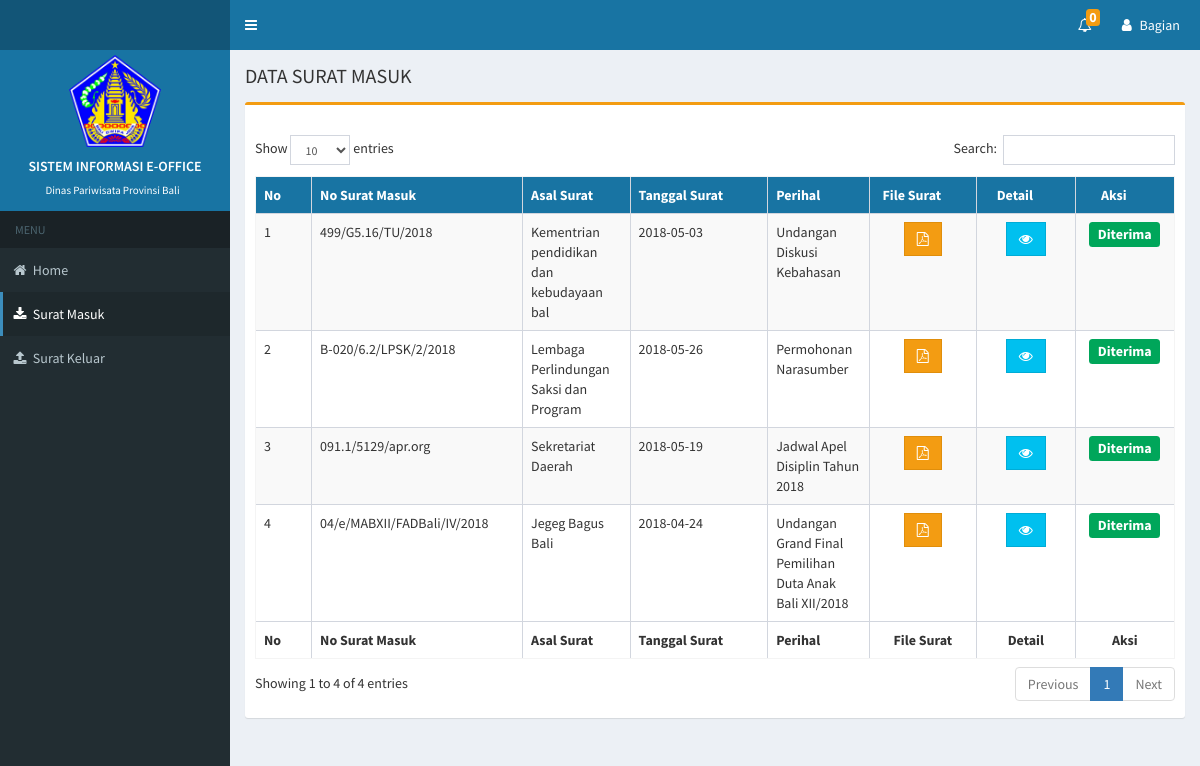
Screenshot of /SDP/surat-masuk.php (signed in) with the database file from the repository.
### tables this page shows
CREATE TABLE `tb_disposisi` (
  `No_urut_disposisi` int(11) NOT NULL,
  `Kode_surat` varchar(5) NOT NULL,
  `Tanggal_penyelesaian_disposisi` date NOT NULL,
  `Nomor_surat_masuk` varchar(40) NOT NULL,
  `Tanggal_surat` date NOT NULL,
  `Asal_surat` varchar(40) NOT NULL,
  `Kode_bagian` varchar(5) NOT NULL,
  `Disposisi` varchar(30) NOT NULL,
  `Perihal` varchar(40) NOT NULL,
  `Catatan` varchar(100) NOT NULL,
  `Status_disposisi` varchar(40) NOT NULL,
  `No` int(11) NOT NULL,
  `No_urut_sekretaris` int(11) NOT NULL,
  `No_urut_kadis` int(11) NOT NULL,
  `No_urut_bidang` int(11) NOT NULL
);

CREATE TABLE `tb_suratmasuk` (
  `Nomor_surat_masuk` varchar(40) NOT NULL,
  `No_urut_surat` int(11) NOT NULL,
  `Tanggal_input` datetime NOT NULL,
  `Asal_surat` varchar(40) NOT NULL,
  `Tanggal_surat` date NOT NULL,
  `Perihal` text NOT NULL,
  `Lampiran` varchar(20) NOT NULL,
  `Id_jenis_surat` varchar(11) NOT NULL,
  `Sifat_surat` varchar(30) NOT NULL,
  `File_surat` varchar(100) NOT NULL
);

### SDP/surat-masuk.php (the view, shortened to what this page needs)
<?php include("comp/header.php")  ?>
               <ul class="sidebar-menu">
                <li class="header">MENU</li>
                <li class=" treeview">
                  <a href="index.php">
                    <i class="fa  fa-home"></i> <span>Home</span>
                  </a>
                </li>
                <li class=" active treeview">
                  <a href="surat-masuk.php">
                    <i class="fa fa-download"></i> <span>Surat Masuk</span>
                  </a>
                </li>
                 <li class=" treeview">
                  <a href="surat-keluar.php">
                    <i class="fa fa-upload"></i> <span>Surat Keluar</span>
                  </a>
                </li>
              </ul>
    </section>
  </aside>
  <div class="content-wrapper">
    <section class="content-header">
      <h1>
        DATA SURAT MASUK
      </h1>
    </section>
    <section class="content">
    <div id="main-content" class="row">
        <div id="tabelSurat" class=" col-xs-12" >
          <div class="box box-warning">
               <div class="box-header">
                </div>
                <div  class="box-body table-responsive">
              <table style="font-size: 14px"  id="example1" class="table table-bordered table-striped  ">
                <thead style="text-align: center; background:#1874a3 ;color: white">
                <tr>
                  <th width="4%">No</th>
                  <th style="width: 14%">No Surat Masuk</th>
                  <th style="width: 11%">Asal Surat</th>
                  <th style="width: 14%">Tanggal Surat</th>
                  <th style="width: 8%" >Perihal</th>
                  <th  style="text-align: center;width: 11%">File Surat</th>
                  <th  style="text-align: center;width: 10%">Detail</th>
                  <th  style="text-align: center;width: 10%">Aksi</th>
                </tr>
                </thead>
                <tbody >
              <?php
                $sql = mysqli_query($koneksi, "SELECT * FROM tb_disposisi d,tb_suratmasuk sm WHERE d.Nomor_surat_masuk=sm.Nomor_surat_masuk AND d.Status_disposisi='terima bidang' ORDER BY No_urut_bidang DESC  ");
                 $no = 1;
                  while($row = mysqli_fetch_assoc($sql)){
              ?>
                              <tr>
                                  <td ><?php echo $no?></td>
                                  <td ><?php echo $row['Nomor_surat_masuk'];?></td>
                                  <td ><?php echo $row['Asal_surat'];?></td>
                                  <td ><?php echo $row['Tanggal_surat'];?></td>
                                  <td ><?php echo $row['Perihal'];?></td>
                                  <td style="text-align: center;" >
                                    <a target="_blank" href="../File/<?php echo $row['File_surat'];?>" class="btn btn-warning btn-flat" data-toggle="tooltip" title="File Surat"   ><i class="fa fa-file-pdf-o"></i></a>
                                  </td>
                                  <td style="text-align: center;" >
                                    <a onclick="detail(<?php echo  $row['No_urut_disposisi'];?>)"  class="btn  btn-info btn-flat" data-toggle="tooltip" title="Detail Disposisi" ><i class="fa fa-eye"></i></a>
                                  </td>
                                  <td style="text-align: center;">
                                  <div class="btn-group">
                                    <span style="font-size: 14px" class="label label-success ">Diterima</span>
                                  </div>
                                </td>
                            </tr>
              <?php
                 $no++;
                }
              ?>
                </tbody>
                <tfoot>
                  <tr>
                  <th width="5%">No</th>
                  <th >No Surat Masuk</th>
                  <th>Asal Surat</th>
                  <th >Tanggal Surat</th>
                  <th >Perihal</th>
                  <th  style="text-align: center;">File Surat</th>
                   <th  style="text-align: center;">Detail</th>
                  <th  style="text-align: center;">Aksi</th>
                  </tr>
                </tfoot>
              </table>
            </div>
          </div>
        </div>
      </div>
    </section>
  </div>
 <?php
 include("comp/footer.php");
?>

### SDP/comp/header.php (shortened to what this page needs)
<!DOCTYPE html>
<html>
<head>
  <link rel="stylesheet" href="../template/bootstrap/css/bootstrap.min.css">
  <link rel="stylesheet" href="https://cdnjs.cloudflare.com/ajax/libs/font-awesome/4.5.0/css/font-awesome.min.css">
  <link rel="stylesheet" href="../template/bootstrap/css/ionicons.min.css">
  <link rel="stylesheet" href="../template/dist/css/AdminLTE.min.css">
  <link rel="stylesheet" href="../template/dist/css/skins/_all-skins.min.css">
  <link rel="stylesheet" href="../template/plugins/iCheck/flat/blue.css">
  <link href="../template/bootstrap/css/magnum_custom.css" rel="stylesheet" type="text/css" />
  <link rel="stylesheet" href="../template/plugins/bootstrap-wysihtml5/bootstrap3-wysihtml5.min.css">
  <link rel="stylesheet" href="../template/plugins/datatables/dataTables.bootstrap.css">
</head>
<body  class="hold-transition skin-blue">
<div   class="wrapper">
  <header  style="background-color: #1874a3" class="main-header">
    <a href="index.php" class="logo">
    </a>
    <nav  class="navbar navbar-static-top">
    <a href="#" class="sidebar-toggle" data-toggle="offcanvas" role="button">
      </a>
      <div class="navbar-custom-menu">
        <ul class="nav navbar-nav">
              <li id="notif" class="dropdown notifications-menu">
                <a href="#" class="dropdown-toggle" data-toggle="dropdown">
                  <i class="fa fa-bell-o"></i>
                  <span style="font-size: 14px" class="label label-warning">0</span>
                </a>
              </li>
          <li class="dropdown user user-menu">
                  <a href="#" class="dropdown-toggle" data-toggle="dropdown">
                    <i class="fa fa-user "></i>
                    <span class="hidden-xs">
              Bagian</span>
            </a>
          </li>
        </ul>
      </div>
    </nav>
  </header>
  <aside  class="main-sidebar">
    <section class="sidebar">
      <div style="background-color: #1874a3" class="user-panel">
            <div style="width: 40%; height: 40%; margin: 5px" class="image">
                <img src="../template/login/img/logos.png";  alt="User Image" />
            </div>
            <div class="info">
                <p style="color: #fff;">SISTEM INFORMASI E-OFFICE</p>
                <a href="#">Dinas Pariwisata Provinsi Bali</a>
            </div>
        </div>

### SDP/comp/footer.php (shortened to what this page needs)
</body>
</html>

### rows the page displays
tb_disposisi: tb_suratmasuk.Nomor_surat_masuk "499/G5.16/TU/2018", tb_suratmasuk.Asal_surat "Kementrian pendidikan dan kebudayaan bal", tb_suratmasuk.Tanggal_surat "2018-05-03", tb_suratmasuk.Perihal "Undangan Diskusi Kebahasan"
tb_disposisi: tb_suratmasuk.Nomor_surat_masuk "B-020/6.2/LPSK/2/2018", tb_suratmasuk.Asal_surat "Lembaga Perlindungan Saksi dan Program", tb_suratmasuk.Tanggal_surat "2018-05-26", tb_suratmasuk.Perihal "Permohonan Narasumber"
tb_disposisi: tb_suratmasuk.Nomor_surat_masuk "091.1/5129/apr.org", tb_suratmasuk.Asal_surat "Sekretariat Daerah", tb_suratmasuk.Tanggal_surat "2018-05-19", tb_suratmasuk.Perihal "Jadwal Apel Disiplin Tahun 2018"
tb_disposisi: tb_suratmasuk.Nomor_surat_masuk "04/e/MABXII/FADBali/IV/2018", tb_suratmasuk.Asal_surat "Jegeg Bagus Bali", tb_suratmasuk.Tanggal_surat "2018-04-24", tb_suratmasuk.Perihal "Undangan Grand Final Pemilihan Duta Anak Bali XII/2018"
